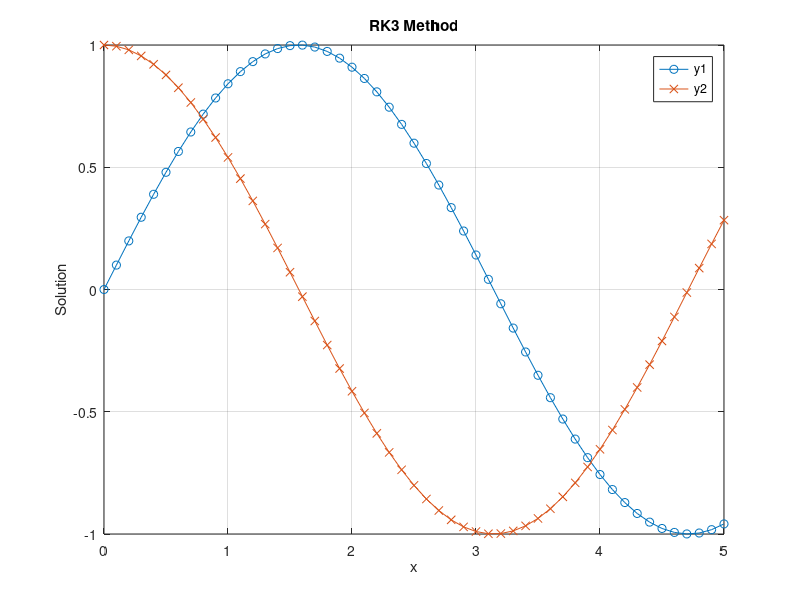

Recreate this plot in MATLAB.
% RK3 method

clc;
clear;

function dydx = ode_system(x, y)
    dy1dx = y(2);
    dy2dx = -y(1);
    dydx = [dy1dx; dy2dx]; 
end

h = 0.1;
n = 50;

x = 0:h:5;
y = zeros(2,n+1);

y(1,1) = 0;
y(2,1) = 1;

for i = 1:n
    k1 = ode_system(x(i), y(:,i));
    k2 = ode_system(x(i) + h/2, y(:,i) + (h/2)*k1);
    k3 = ode_system(x(i)+h,y(:,i)-k1*h+2*k2*h);
    
    y(:,i+1) = y(:,i) + (h/6)*(k1+4*k2+k3);
end

plot(x, y(1,:), '-o', x, y(2,:), '-x');
legend('y1','y2');
xlabel('x');
ylabel('Solution');
title('RK3 Method');
grid on;
